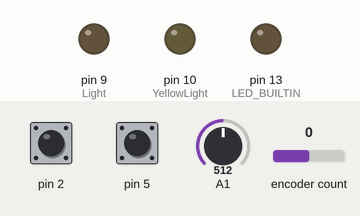
Recording of a sketch running on a simulated Arduino Nano, built with avr-gcc and run on an emulated ATmega328P. On the bench: output pins drawn as LEDs (lit = HIGH). Inputs (shaded band) come from the test bench; at power-on: pin 5 HIGH, encoder count 0, A1 = 512, pin 2 HIGH. What the sketch prints to the serial monitor is not drawn.

Above: at 1.2 s.
1.3 s: pin 5 pulled LOW for 1 s
At 2.38 s:
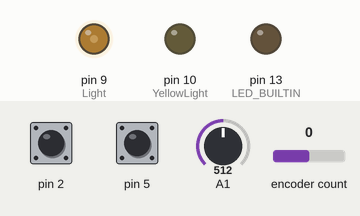
4.3 s: encoder count set to 1
At 5.1 s:
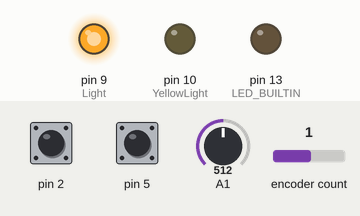
7.3 s: encoder count set to 0
10.3 s: A1 set to 716
At 13.1 s:
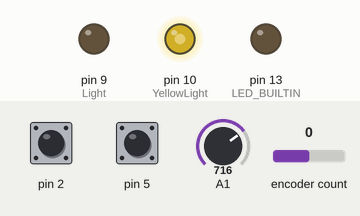
13.3 s: pin 5 pulled LOW for 0.15 s
At 14.93 s:
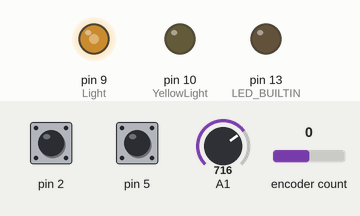
16.3 s: pin 5 pulled LOW for 0.15 s
At 16.73 s:
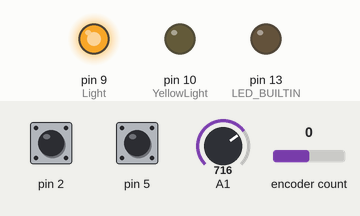
Timing chart, 0 to 20.4 s (numbered marks = the images above; inputs shaded):
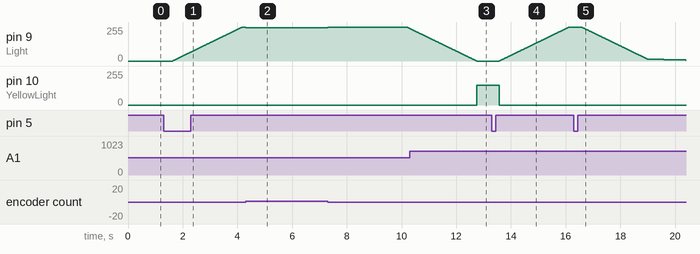

The sketch:

MyEncoder_ClickDoubleClickLongClick_LightControl.ino
```cpp
#include <SimpleRotary.h>
#include <neotimer.h>
#include <PinButton.h>
const int Light = 9;
const int YellowLight = 10;
// Pin A, Pin B, Button Pin
SimpleRotary rotary(6, 7, 2);  //6+7 on CLK and DT of Rotary Encoder  the last number is for the button pin, but not used, could be any free GPIO
//button is connected to pin 5 and used by the PinButton library
PinButton myButton(5);
int k = 0;
int memo = 0;
int sensorValue = 0;
boolean countup = true;
boolean countdown = false;
boolean fadeOut = false;
boolean fadeIn = false;
boolean fastOn = false;
boolean startTimer = false;
boolean stopTimer = false;

Neotimer FadeIn1 = Neotimer(10);       //timer fade in time steps
Neotimer FadeOut1 = Neotimer(10);      //timer fade out time steps
Neotimer FastOn1 = Neotimer(5);        //timer fade in time steps
Neotimer ReadSensor = Neotimer(100);   //Read LDR Sensor
Neotimer timerDelay = Neotimer(6000);  // the timer delay
Neotimer timerOn = Neotimer(10);       // the timer delay
Neotimer timerOff = Neotimer(10);      // the timer delay

void setup() {
  Serial.begin(74880);
  while (!Serial) { ; }
  Serial.println("INFO: ");
  Serial.println(F(__FILE__ " " __DATE__ " " __TIME__));
  Serial.println("Nano old bootloader");
  Serial.println("Made for Rotary Encoder Board");
  Serial.println("LDR on GND -- LDR on A1 -- Resistor 470R on a! and 3V3");
  Serial.println("Github: https://github.com/RalfCyprus/MyEncoderLight");
  Serial.println("Youtube: https://youtu.be/Z2UOV_o1JAo");
  // Set the trigger to be either a HIGH or LOW pin (Default: HIGH)
  // Note this sets all three pins to use the same state.
  rotary.setTrigger(HIGH);
  pinMode(LED_BUILTIN, OUTPUT);
  pinMode(Light, OUTPUT);        //Weiss
  pinMode(YellowLight, OUTPUT);  //Yellow
  ReadSensor.reset();
  ReadSensor.start();
}
void loop() {
  myButton.update();
  byte i;
  byte j;

  i = rotary.rotate();


  if (ReadSensor.done()) {  //Importand delay, without too much stress and breakdown
    sensorValue = analogRead(A1);
    //Serial.print(sensorValue);
    //sensorValue = map(sensorValue, 480, 1023, 255, 0);
    //sensorValue = map(sensorValue, 1, 1023, 255, 0);
    sensorValue = map(sensorValue, 500, 1023, 255, 0);
    //Serial.print(" >> ");
    //Serial.println(sensorValue);
    ReadSensor.reset();
    ReadSensor.start();
  }
  if (k == 0 && memo >= 1) {  //Yellow only on when Light is off
    analogWrite(YellowLight, sensorValue);
  } else {
    analogWrite(YellowLight, 0);
  }
  if (countdown) {
    if (i == 1) {
      Serial.println("");
      Serial.print("subtrahiere i = ");
      Serial.print(i);
      sensorValue = analogRead(A1);
      Serial.print(" sensorValue not mapped = ");
      Serial.print(sensorValue);
      i = 0;
      if (k <= 9) {
        k = k - 1;
      } else {
        k = k - 5;
      }
      Serial.print(" memo = ");
      Serial.print(memo);
      Serial.print(" <<");
      if (k <= 1) {
        k = 0;
        Serial.print(" <= 1  k is = ");
        countdown = false;
      }
      //Serial.print(k);
    }
  }
  if (countup) {
    if (i == 2) {
      Serial.println("");
      Serial.print("addiere i = ");
      Serial.print(i);
      Serial.print(" sensorValue = ");
      Serial.print(sensorValue);
      i = 0;
      if (k <= 9) {
        k = k + 1;
      } else {
        k = k + 5;
      }
      memo = k;
      Serial.print(" memo = ");
      Serial.print(memo);
      Serial.print(" <<");
      if (k >= 254) {
        k = 255;
        Serial.print(" k is >= 254 == ");
        countup = false;
      }
      //Serial.print(k);
    }
  }

  if (k >= 1) {
    countdown = true;
    if (k <= 0) {
      countdown = false;
    }
  }
  if (k <= 250) {
    countup = true;
  }

  // 0 = not pushed, 1 = pushed
  j = rotary.push();

  //if (j == 1) {
  if (myButton.isSingleClick()) {
    Serial.println("");
    Serial.print(">> single");
    i = 0;
    Serial.print(">> memo = ");
    Serial.print(memo);
    Serial.print(" <<");
    countdown = false;
    //Serial.println(k);
    if (k <= 0) {
      fadeIn = true;
      Serial.print(" >> fadeIn now >>");
      FadeIn1.reset();
      FadeIn1.start();
    }
    if (k >= 1) {
      fadeOut = true;
      FadeOut1 = Neotimer(10);
      Serial.print(" >> fadeOut now >>");
      FadeOut1.reset();
      FadeOut1.start();
    }
  }  //end of single click
  if (myButton.isDoubleClick()) {
    Serial.println("");
    Serial.print(">> double >> ");
    if (k <= 255) {
      fastOn = true;
      FastOn1.reset();
      FastOn1.start();
    }
  }
  //}  //end of delay
  if (fadeIn && memo >= 1) {
    //Serial.println("fadeIn");
    //Serial.print("k =========           ========= ");
    //Serial.println(k);
    if (FadeIn1.done()) {
      k = k + 1;
      //Serial.println(k);
      if (k >= memo) {
        //Serial.print("k = ");
        //Serial.println(k);
        //Serial.print("memo = ");
        //Serial.print(memo);
        fadeIn = false;
        FadeIn1.reset();
        Serial.print(">> fadeIn done <<");
      }
      FadeIn1.reset();
      FadeIn1.start();
    }
  }
  if (fadeOut) {
    if (FadeOut1.done()) {
      if (k <= 15) {
        FadeOut1 = Neotimer(200);  //slow down end of FadeOut
      }
      k = k - 1;
      if (k <= 0) {
        fadeOut = false;
        FadeOut1.reset();
        Serial.print(">> fadeOut done <<");
      }
      FadeOut1.reset();
      FadeOut1.start();
    }
  }
  if (fastOn) {
    if (FastOn1.done()) {
      k = k + 1;
      if (k >= 255) {
        Serial.print("full brightness = ");
        Serial.print(k);
        Serial.print(" <<");
        FastOn1.reset();
        fastOn = false;
        //timerDelay.reset();
      }
      FastOn1.reset();
      FastOn1.start();
    }
  }  //end of fastOn

  if (myButton.isLongClick()) {
    Serial.println("");
    Serial.print(">> long = ");
    Serial.print(k);
    startTimer = true;
    stopTimer = false;  ///////////////////////////
    timerOn.reset();
    timerOn.start();
    timerOff.reset();
  }
  if (startTimer) {
    if (timerOn.done()) {
      if (k <= 254) {
        k = k + 1;
        if (k == 255) {
          startTimer = false;
          stopTimer = true;
          Serial.print(" >> long click full on start timerDelay >>");
          timerDelay.reset();
          timerDelay.start();
          timerOff.reset();  ///////////////////////////////
        }
      }

      if (k >= 255) {
        //k = 255;
        startTimer = false;
        stopTimer = true;
        Serial.print(" long click full on start timerDelay >>");
        timerDelay.reset();
        timerDelay.start();
        timerOff.reset();  ///////////////////////////////
      }
      timerOn.reset();
      timerOn.start();

    }  //end of startTimer
  }    //end of startTimer

  if (timerDelay.done()) {
    timerOff.reset();
    timerOff.start();
    timerDelay.reset();
    Serial.print(" timer fade out >>");
    stopTimer = true;
  }
  if (timerOff.done()) {
    if (stopTimer) {
      k = k - 1;
      //delay(10);
      if (k <= 0) {
        stopTimer = false;
        Serial.print(" timer led off <<");
        Serial.print("");
        timerOff.reset();
        fadeOut = false;
      }
      timerOff.reset();
      timerOff.start();
    }  //end of stopTimer
  }

  if (myButton.isClick()) {
    //Serial.println("click 257");
  }
  if (myButton.isReleased()) {
    //Serial.println("up 263");
  }
  analogWrite(Light, k);  //write k value to LED Light
}  //end of loop
```

Measured:
- after the input at 1.3 s, pin 9 (Light): moves from 0/255 to 255/255 over 2.6 s, starting after 0.33 s
- after the input at 4.3 s, pin 9 (Light): 255/255 → 250/255 at once
- after the input at 10.3 s, pin 10 (YellowLight): 0/255 → 150/255 after 2.4 s
- after the input at 13.3 s, pin 9 (Light): moves from 0/255 to 255/255 over 2.5 s, starting after 0.28 s; pin 10 (YellowLight): 150/255 → 0/255 after 0.28 s
- after the input at 16.3 s, pin 9 (Light): moves from 255/255 to 7/255 over 3.8 s, starting after 0.28 s
